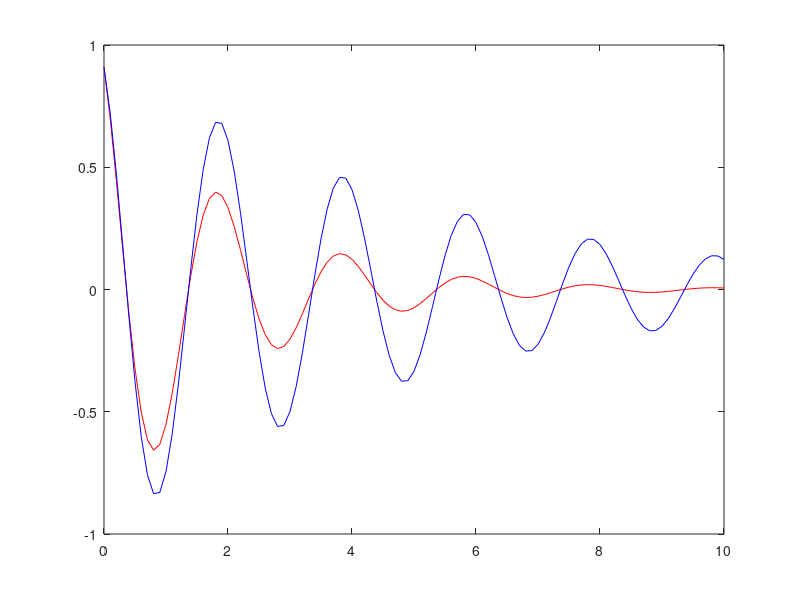

The MATLAB source for this figure:
clc; clear all; format compact;


t = 0:0.1:10;
C =2;

y = exp(-t/C).*sin(pi.*t+2);

figure(1)
plot(t,y, 'r')
hold on
C = 5;
y = exp(-t/C).*sin(pi.*t+2);
plot(t,y, 'b')
hold off

%% Part II create and array A, using the logical function, that contains true (1) for all values greater than 0 and false (0) for all values less than 0
% Create and array B, using the logical functino thaat contains true( 1)
% for all values less than 0 and false(0) for all calues greater than 0
C = 2; 
y = exp(-t/C).*sin(pi.*t+2);
A = logical(y>0)
B = logical(y<0)
